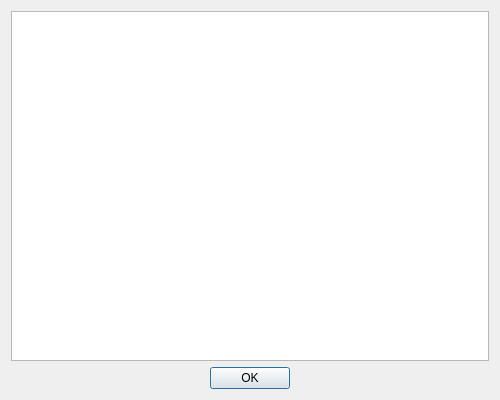
<?xml version="1.0" encoding="UTF-8"?>
<ui version="4.0">
 <class>ThirdPartyDialog</class>
 <widget class="QDialog" name="ThirdPartyDialog">
  <property name="geometry">
   <rect>
    <x>0</x>
    <y>0</y>
    <width>500</width>
    <height>400</height>
   </rect>
  </property>
  <property name="windowTitle">
   <string>Third Party Software</string>
  </property>
  <layout class="QVBoxLayout" name="mainLayout">
   <item>
    <widget class="QTextEdit" name="textView">
     <property name="tabChangesFocus">
      <bool>true</bool>
     </property>
     <property name="undoRedoEnabled">
      <bool>false</bool>
     </property>
     <property name="readOnly">
      <bool>true</bool>
     </property>
     <property name="textInteractionFlags">
      <set>Qt::LinksAccessibleByKeyboard|Qt::LinksAccessibleByMouse</set>
     </property>
    </widget>
   </item>
   <item>
    <widget class="QDialogButtonBox" name="buttonBox">
     <property name="orientation">
      <enum>Qt::Horizontal</enum>
     </property>
     <property name="standardButtons">
      <set>QDialogButtonBox::Ok</set>
     </property>
     <property name="centerButtons">
      <bool>true</bool>
     </property>
    </widget>
   </item>
  </layout>
 </widget>
 <resources/>
 <connections>
  <connection>
   <sender>buttonBox</sender>
   <signal>accepted()</signal>
   <receiver>ThirdPartyDialog</receiver>
   <slot>accept()</slot>
   <hints>
    <hint type="sourcelabel">
     <x>248</x>
     <y>254</y>
    </hint>
    <hint type="destinationlabel">
     <x>157</x>
     <y>274</y>
    </hint>
   </hints>
  </connection>
  <connection>
   <sender>buttonBox</sender>
   <signal>rejected()</signal>
   <receiver>ThirdPartyDialog</receiver>
   <slot>reject()</slot>
   <hints>
    <hint type="sourcelabel">
     <x>316</x>
     <y>260</y>
    </hint>
    <hint type="destinationlabel">
     <x>286</x>
     <y>274</y>
    </hint>
   </hints>
  </connection>
 </connections>
</ui>
